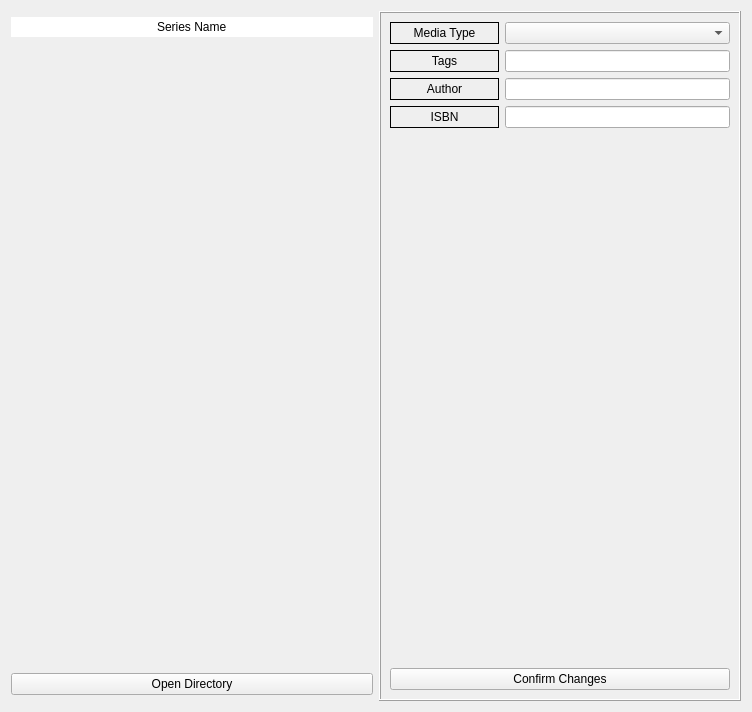
<?xml version="1.0" encoding="UTF-8"?>
<ui version="4.0">
 <class>EbookConfig</class>
 <widget class="QWidget" name="EbookConfig">
  <property name="geometry">
   <rect>
    <x>0</x>
    <y>0</y>
    <width>752</width>
    <height>712</height>
   </rect>
  </property>
  <property name="windowTitle">
   <string>Form</string>
  </property>
  <layout class="QGridLayout" name="gridLayout">
   <item row="1" column="0">
    <widget class="QLineEdit" name="series_name_edit">
     <property name="enabled">
      <bool>true</bool>
     </property>
     <property name="sizePolicy">
      <sizepolicy hsizetype="Preferred" vsizetype="Fixed">
       <horstretch>0</horstretch>
       <verstretch>0</verstretch>
      </sizepolicy>
     </property>
     <property name="minimumSize">
      <size>
       <width>134</width>
       <height>0</height>
      </size>
     </property>
     <property name="text">
      <string>Series Name</string>
     </property>
     <property name="frame">
      <bool>false</bool>
     </property>
     <property name="alignment">
      <set>Qt::AlignCenter</set>
     </property>
    </widget>
   </item>
   <item row="3" column="0">
    <widget class="QLabel" name="folder_icon_label">
     <property name="sizePolicy">
      <sizepolicy hsizetype="Preferred" vsizetype="Preferred">
       <horstretch>0</horstretch>
       <verstretch>0</verstretch>
      </sizepolicy>
     </property>
     <property name="maximumSize">
      <size>
       <width>420</width>
       <height>600</height>
      </size>
     </property>
     <property name="text">
      <string/>
     </property>
     <property name="pixmap">
      <pixmap>../../../../../../../Downloads/main.jpg</pixmap>
     </property>
     <property name="scaledContents">
      <bool>true</bool>
     </property>
     <property name="alignment">
      <set>Qt::AlignCenter</set>
     </property>
    </widget>
   </item>
   <item row="2" column="0">
    <spacer name="verticalSpacer_2">
     <property name="orientation">
      <enum>Qt::Vertical</enum>
     </property>
     <property name="sizeHint" stdset="0">
      <size>
       <width>20</width>
       <height>40</height>
      </size>
     </property>
    </spacer>
   </item>
   <item row="0" column="1" rowspan="7">
    <widget class="QFrame" name="frame">
     <property name="enabled">
      <bool>true</bool>
     </property>
     <property name="maximumSize">
      <size>
       <width>500</width>
       <height>16777215</height>
      </size>
     </property>
     <property name="frameShape">
      <enum>QFrame::Box</enum>
     </property>
     <property name="frameShadow">
      <enum>QFrame::Raised</enum>
     </property>
     <layout class="QGridLayout" name="gridLayout_2">
      <item row="1" column="1" colspan="2">
       <widget class="QLineEdit" name="tags_edit">
        <property name="text">
         <string/>
        </property>
       </widget>
      </item>
      <item row="2" column="0">
       <widget class="QLabel" name="label_6">
        <property name="frameShape">
         <enum>QFrame::Box</enum>
        </property>
        <property name="text">
         <string>Author</string>
        </property>
        <property name="alignment">
         <set>Qt::AlignCenter</set>
        </property>
       </widget>
      </item>
      <item row="2" column="1" colspan="2">
       <widget class="QLineEdit" name="author_edit">
        <property name="text">
         <string/>
        </property>
       </widget>
      </item>
      <item row="0" column="1" colspan="2">
       <widget class="QComboBox" name="media_type_combo_box"/>
      </item>
      <item row="1" column="0">
       <widget class="QLabel" name="label_3">
        <property name="frameShape">
         <enum>QFrame::Box</enum>
        </property>
        <property name="text">
         <string>Tags</string>
        </property>
        <property name="alignment">
         <set>Qt::AlignCenter</set>
        </property>
       </widget>
      </item>
      <item row="0" column="0">
       <widget class="QLabel" name="label_4">
        <property name="frameShape">
         <enum>QFrame::Box</enum>
        </property>
        <property name="text">
         <string>Media Type</string>
        </property>
        <property name="alignment">
         <set>Qt::AlignCenter</set>
        </property>
       </widget>
      </item>
      <item row="3" column="1" colspan="2">
       <widget class="QLineEdit" name="isbn_edit">
        <property name="text">
         <string/>
        </property>
       </widget>
      </item>
      <item row="4" column="0">
       <spacer name="verticalSpacer">
        <property name="orientation">
         <enum>Qt::Vertical</enum>
        </property>
        <property name="sizeHint" stdset="0">
         <size>
          <width>20</width>
          <height>40</height>
         </size>
        </property>
       </spacer>
      </item>
      <item row="3" column="0">
       <widget class="QLabel" name="label_7">
        <property name="frameShape">
         <enum>QFrame::Box</enum>
        </property>
        <property name="text">
         <string>ISBN</string>
        </property>
        <property name="alignment">
         <set>Qt::AlignCenter</set>
        </property>
       </widget>
      </item>
      <item row="5" column="0" colspan="3">
       <widget class="QPushButton" name="confirm_changes_button">
        <property name="text">
         <string>Confirm Changes</string>
        </property>
       </widget>
      </item>
     </layout>
    </widget>
   </item>
   <item row="5" column="0">
    <widget class="QPushButton" name="open_directory_button">
     <property name="text">
      <string>Open Directory</string>
     </property>
    </widget>
   </item>
   <item row="4" column="0">
    <spacer name="verticalSpacer_3">
     <property name="orientation">
      <enum>Qt::Vertical</enum>
     </property>
     <property name="sizeHint" stdset="0">
      <size>
       <width>20</width>
       <height>40</height>
      </size>
     </property>
    </spacer>
   </item>
  </layout>
 </widget>
 <tabstops>
  <tabstop>series_name_edit</tabstop>
  <tabstop>media_type_combo_box</tabstop>
  <tabstop>tags_edit</tabstop>
  <tabstop>author_edit</tabstop>
  <tabstop>isbn_edit</tabstop>
  <tabstop>confirm_changes_button</tabstop>
  <tabstop>open_directory_button</tabstop>
 </tabstops>
 <resources/>
 <connections/>
</ui>
